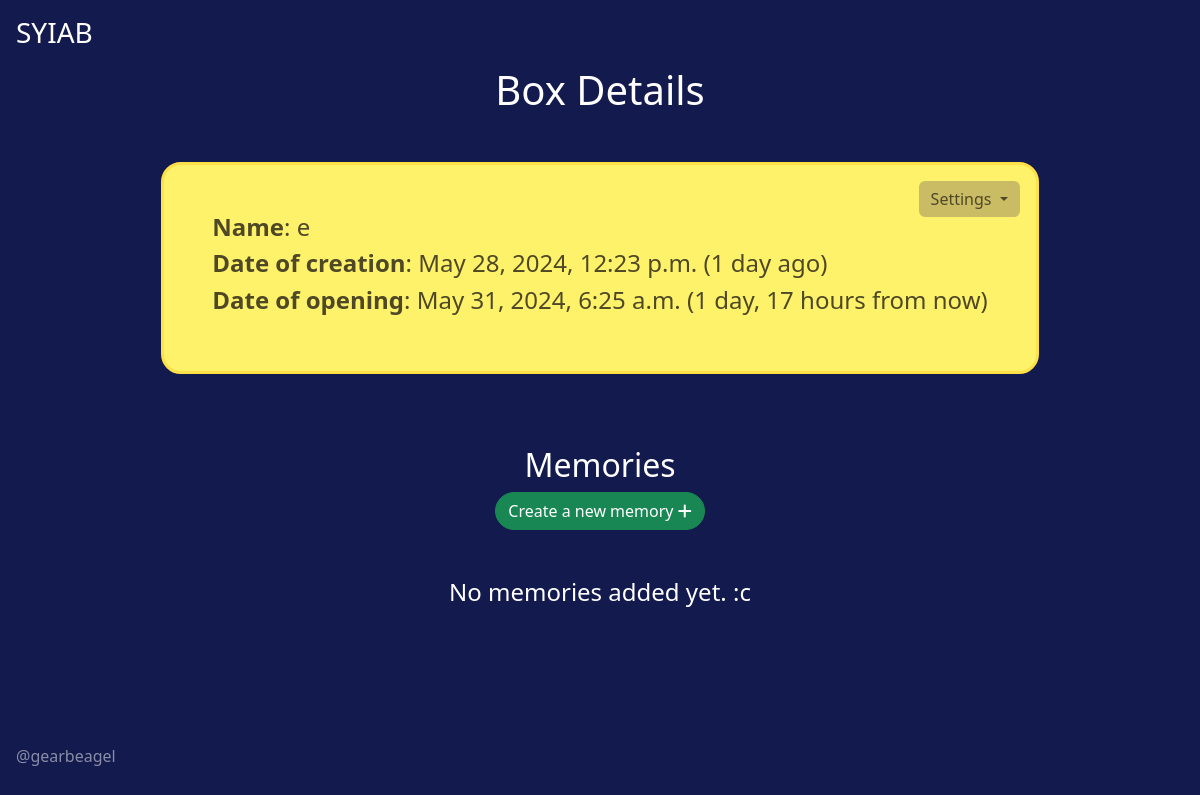
Page /boxes/23 on the committed database.
### boxes/models.py (models this page shows, shortened)
class Box(models.Model):
    class Statuses(models.TextChoices):
        EDITED = 'E', _('Edited')
        LOCKED = 'L', _('Locked')
        OPENED = 'O', _('Opened')
    name = models.CharField(max_length=100)
    creator = models.ForeignKey(User, on_delete=models.CASCADE)
    date_created = models.DateTimeField(default=timezone.now)
    date_opening = models.DateTimeField()
    status = models.CharField(choices=Statuses.choices, default=Statuses.EDITED, max_length=100)

### boxes/views.py (the view)
# urls.py: path('boxes/<int:box_id>', boxes.views.view_box, name='view_box'),
def view_box(request, box_id):
    box = Box.objects.get(pk=box_id)
    date_created_h = humanize.naturaltime(box.date_created)
    date_opening_h = humanize.naturaltime(box.date_opening)
    memories = Memory.objects.filter(box=box).all()
    return render(request, 'boxes/view_box.html', {'box': box,
                                                   'memories': memories,
                                                   'date_created_h': date_created_h,
                                                   'date_opening_h': date_opening_h})

### templates/boxes/view_box.html (shortened to what this page needs)
{% extends "main.html" %}
{% load socialaccount %}
{% block content %}
    <h1>Box Details</h1>
    <div class="d-grid mt-5 mx-xxl-5 justify-content-center">
        <div class="card p-5 mx-auto justify-content-center position-relative">
            <div class="dropdown-menu-end position-absolute top-0 end-0 p-3 float-md-end">
                <button class="btn btn-secondary dropdown-toggle" type="button" id="dropdownMenuButton"
                        data-bs-toggle="dropdown" aria-expanded="false"
                        style="background-color: #CABB65; color: #4E4826; border: none">
                    Settings
                </button>
                <div class="position-absolute top-0 end-0 p-3 float-md-end text-lg-center">
                </div>
            </div>
            <div class="text-lg-start">
                <h4><strong>Name</strong>: {{ box.name }}</h4>
                <h4><strong>Date of creation</strong>: {{ box.date_created }} ({{ date_created_h }})</h4>
                <h4><strong>Date of opening</strong>: {{ box.date_opening }} ({{ date_opening_h }})</h4>
            </div>
        </div>
        <br>
        <div class="mt-5">
            <h2>Memories</h2>
            <a href="{% url 'create_memory' box.id %}" title='Create a new memory'>
                <button class="btn btn-success" style="border-radius: 20px">Create a new memory <i
                        class="fas fa-plus"></i></button>
            </a>
            {% if memories %}
                <div class="grid-container mt-5" data-masonry='{"percentPosition": true }'
                     style="width: 1200px;">
                    {% for memory in memories %}
                        <div class="col-sm-6 col-md-4 col-lg-3 mb-4 mx-5">
                            <a href="{% url 'view_memory' box_id=box.id memory_id=memory.id %}">
                                <div class="card p-5 mx-auto">
                                    <div class="text-lg-start">
                                        <h3>{{ memory.name }}</h3>
                                        <h5>{{ memory.description }}</h5>
                                    </div>
                                </div>
                            </a>
                        </div>
                    {% endfor %}
                </div>
            {% else %}
                <div class="mt-5">
                    <h4>No memories added yet. :c</h4>
                </div>
            {% endif %}
        </div>
    </div>
{% endblock %}

### templates/main.html (style rules this page uses)
.card { background-color: #FEF26B; border: 3px solid #FEE148; border-radius: 20px; color: #4E4826; width: fit-content; }
a, a:hover { text-decoration: none; color: inherit; }

### rows in the picture
Box: name "e", date_created "May 28, 2024, 12:23 p.m.", date_opening "May 31, 2024, 6:25 a.m."

### other values in the picture
{{ date_created_h }} "1 day ago"
{{ date_opening_h }} "1 day, 17 hours from now"
